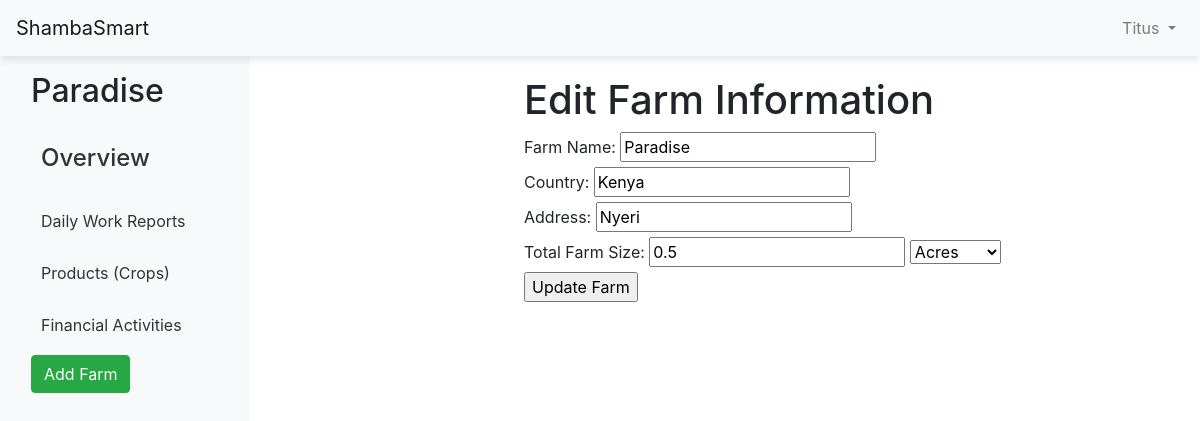
The app's page /edit_farm/4 (signed in) with its own data.
### website/models.py (models this page shows)
class Farmer(db.Model, UserMixin):
    id = db.Column(db.Integer, primary_key=True)
    first_name = db.Column(db.String(50))
    last_name = db.Column(db.String(50))
    email = db.Column(db.String(150), unique=True)
    username = db.Column(db.String(80), unique=True, nullable=False)
    password = db.Column(db.String(200), nullable=False)
    farms = db.relationship('Farm', backref='farmer', lazy=True)
    crops = db.relationship('Crop', back_populates='farmer', lazy=True)

class Farm(db.Model):
    id = db.Column(db.Integer, primary_key=True)
    name = db.Column(db.String(150), nullable=False)
    country = db.Column(db.String(100), nullable=False)
    address = db.Column(db.String(200), nullable=False)
    size = db.Column(db.Float, nullable=False)
    size_unit = db.Column(db.String(50), nullable=False, default='acres')
    farmer_id = db.Column(db.Integer, db.ForeignKey('farmer.id'), nullable=False)
    crops = db.relationship('Crop', backref='farm', lazy=True)

### website/views.py (the view, shortened to what this page needs)
@views.route('/edit_farm/<int:farm_id>', methods=['GET', 'POST'])
@login_required
def edit_farm(farm_id):
    farm = Farm.query.get_or_404(farm_id)
    return render_template('edit_farm.html', farm=farm)

### website/templates/edit_farm.html (shortened to what this page needs)
{% extends "base.html" %}
{% block content %}
<h1>Edit Farm Information</h1>
<form method="post">
    <label for="name">Farm Name:</label>
    <input type="text" id="name" name="name" value="{{ farm.name }}" required><br>
    <label for="country">Country:</label>
    <input type="text" id="country" name="country" value="{{ farm.country }}" required><br>
    <label for="address">Address:</label>
    <input type="text" id="address" name="address" value="{{ farm.address }}" required><br>
    <label for="size">Total Farm Size:</label>
    <input type="number" step="0.01" id="size" name="size" value="{{ farm.size }}" required>
    <select name="size_unit" required>
        <option value="acres" {% if farm.size_unit=='acres' %}selected{% endif %}>Acres</option>
    </select>
    <br>
    <input type="submit" value="Update Farm">
</form>
{% endblock %}

### website/templates/base.html (shortened to what this page needs)
<!DOCTYPE html>
<html lang="en">
<head>
    <link rel="stylesheet" href="https://stackpath.bootstrapcdn.com/bootstrap/4.5.2/css/bootstrap.min.css">
    <link rel="stylesheet" href="{{ url_for('static', filename='styles.css') }}">
</head>
<body>
    <nav class="navbar navbar-expand-lg navbar-light bg-light">
        <a class="navbar-brand" href="{{ url_for('views.home') }}">ShambaSmart</a>
        <ul class="navbar-nav ml-auto">
            <li class="nav-item dropdown">
                <a class="nav-link dropdown-toggle" href="#" id="userDropdown" role="button" data-toggle="dropdown">
                    {{ current_user.first_name }}
                </a>
            </li>
        </ul>
    </nav>
    <div class="container-fluid">
        <div class="row">
            <div class="col-auto sidebar" id="sidebar">
                <div class="d-flex flex-column p-3">
                    <h2 class="mb-4">{{ farm.name if farm else 'Welcome' }}</h2>
                    <ul class="nav flex-column">
                        <li class="nav-item mb-2">
                            <a href="{{ url_for('views.home') }}" class="nav-link"><h4>Overview</h4></a>
                        </li>
                        <li class="nav-item mb-2">
                            <a href="{{ url_for('views.daily_reports') }}" class="nav-link">Daily Work Reports</a>
                        </li>
                        <li class="nav-item mb-2">
                            <a href="{{ url_for('views.products') }}" class="nav-link">Products (Crops)</a>
                        </li>
                        <li class="nav-item mb-2">
                            <a href="{{ url_for('views.financial_activities') }}" class="nav-link">Financial Activities</a>
                        </li>
                        <li class="nav-item mb-2">
                            <a href="{{ url_for('views.add_farm') }}" class="btn btn-success">Add Farm</a>
                        </li>
                    </ul>
                </div>
            </div>
            <main role="main" class="col px-md-4">
                <div class="content">
                    {% block content %}
                    {% endblock %}
                </div>
            </main>
        </div>
    </div>
</body>
</html>

### website/static/styles.css (style rules this page uses)
.sidebar { width: 250px; background-color: #f8f9fa; min-height: 100vh; }
.sidebar .nav-link { color: #333; padding: 10px; }
main { margin-left: 250px; padding-top: 20px; }
.navbar { z-index: 999; position: sticky; top: 0; width: 100%; box-shadow: 0 4px 8px rgba(0, 0, 0, 0.1); }

### records on screen
Farmer: first_name "Titus"
Farm: name "Paradise", country "Kenya", address "Nyeri", size "0.5", size_unit "Acres"
